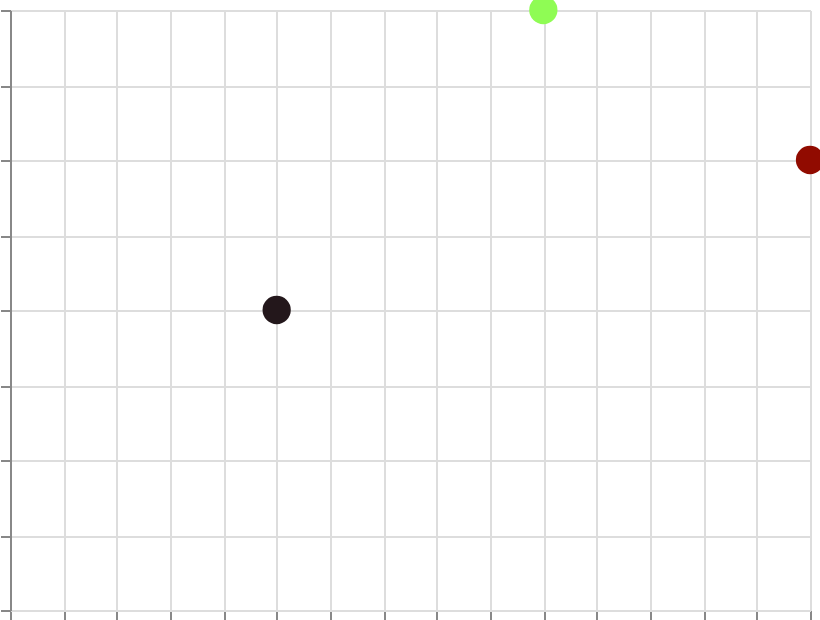

Here is the Vega-Lite specification saved for this chart:
### Vega specification from a JSON file in a GitHub repository (floating-point values rounded to 4 significant figures)
{"$schema": "https://vega.github.io/schema/vega/v6.json", "width": 400, "height": 300, "padding": 5, "autosize": "none", "data": [{"name": "table", "values": [{"x": 1, "y": 2, "val": 10}, {"x": 2, "y": 4, "val": 50}, {"x": 3, "y": 3, "val": 90}]}], "scales": [{"name": "x", "type": "linear", "domain": {"data": "table", "field": "x"}, "range": "width", "nice": true}, {"name": "y", "type": "linear", "domain": {"data": "table", "field": "y"}, "range": [{"signal": "height"}, 0], "nice": true}, {"name": "color", "type": "linear", "domain": {"data": "table", "field": "val"}, "range": {"scheme": "turbo"}}], "marks": [{"type": "symbol", "from": {"data": "table"}, "encode": {"update": {"x": {"scale": "x", "field": "x"}, "y": {"scale": "y", "field": "y"}, "size": {"value": 200}, "fill": {"scale": "color", "field": "val"}}}}], "axes": [{"scale": "x", "orient": "bottom", "grid": true, "labels": false}, {"scale": "y", "orient": "left", "grid": true, "labels": false}], "legends": [{"fill": "color"}]}
